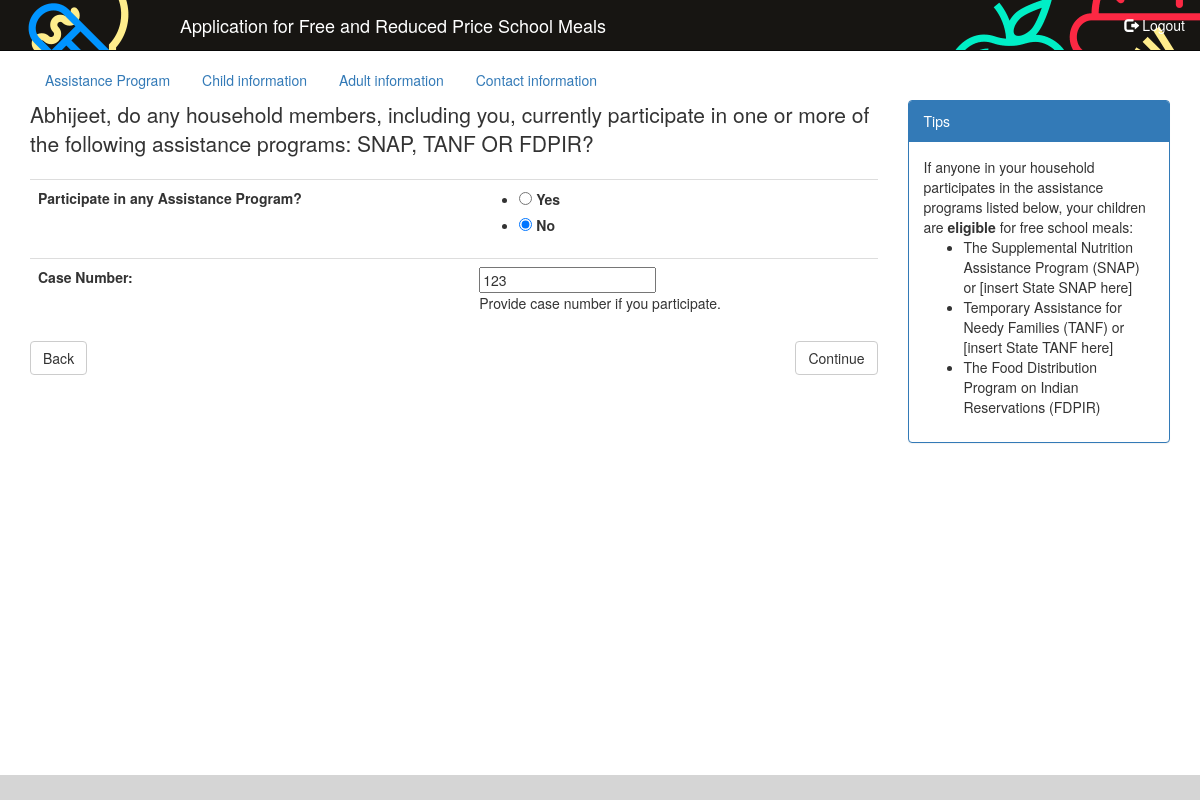
Page /eat/app/assistance_program/ (signed in) on the committed database.
### eat/models.py (models this page shows, shortened)
class Application(models.Model):
    applications = models.Manager()
    user = models.OneToOneField(User, on_delete=models.CASCADE)
    status = models.IntegerField(choices=APPLICATION_STATUSES, verbose_name='Application Status',
                                 help_text='Application Status', default=0)
    last_page = models.CharField(max_length=50, verbose_name='Last Page', blank=True, null=True)
    enabled = models.BooleanField(verbose_name='Enabled', default=True)
    create_date = models.DateField(verbose_name='Create date')
    modified_date = models.DateField(verbose_name='Last modified date', blank=True, null=True)
    total_household_members = models.IntegerField(verbose_name='Total Household Members',
                                                  help_text='Total household members including children and adults',
                                                  blank=True, null=True)
    assistance_program = models.BooleanField(verbose_name='Participate in Assistance Program', choices=YES_NO,
                                             default=False)
    ssn_four_digit = models.CharField(max_length=4,
                                      verbose_name='Last 4 digits of SSN',
                                      help_text='Last four digits of the Social Security number of an '
                                                'adult household member',
                                      blank=True,
                                      null=True)
    no_ssn = models.BooleanField(verbose_name='Check if No SSN', default=False)
    case_number = models.CharField(max_length=50,
                                   verbose_name='Case Number', blank=True, null=True)
    first_name = models.CharField(max_length=25,
                                  verbose_name='First Name', blank=True, null=True)
    last_name = models.CharField(max_length=25,
                                 verbose_name='Last Name', blank=True, null=True)
    middle_name = models.CharField(max_length=25,
                                   verbose_name='Middle Name',
                                   blank=True,
                                   null=True)
    signature = models.CharField(max_length=75,
                                 verbose_name='Signature', blank=True, null=True)
    todays_date = models.DateField(verbose_name='Todays Date', blank=True, null=True)
    street_address = models.CharField(max_length=255,
                                      verbose_name='Street Address', blank=True, null=True)
    apt = models.CharField(max_length=10,
                           verbose_name='Apartment Number', blank=True, null=True)
    city = models.CharField(max_length=75,
                            verbose_name='City', blank=True, null=True)
    state = models.CharField(max_length=50,
                             verbose_name='State', blank=True, null=True)
    zip = models.CharField(max_length=10,
                           verbose_name='Zip', blank=True, null=True)
    phone = models.CharField(max_length=15,
                             verbose_name='Phone', blank=True, null=True)
    email = models.CharField(max_length=255,
                             verbose_name='Email', blank=True, null=True),
    ethnicity = models.CharField(max_length=25, choices=ETHNICITIES,
                                 verbose_name='Ethnicity', blank=True, null=True)
    is_american_indian = models.NullBooleanField(verbose_name='Is American Indian or Alaskan Native')
    is_asian = models.NullBooleanField(verbose_name='Is Asian')
    is_black = models.NullBooleanField(verbose_name='Is Black or African American')
    is_hawaiian = models.NullBooleanField(verbose_name='Is Hawaiian or Other Pacific Islander')
    is_white = models.NullBooleanField(verbose_name='Is White')

### eat/views.py (the view)
@login_required
def assistance_program(request):
    args = dict()
    app = AppUtil.get_by_user(user=request.user)
    if request.method == 'POST':
        form = AssistanceProgramForm(request.POST, instance=app[0])
        if form.is_valid():
            form.save()
            return redirect('confirm_assistance_program')
    else:
        form = AssistanceProgramForm(instance=app[0])
    args['form'] = form
    AppUtil.set_last_page(app[0], request.get_full_path())
    return render(request, "eat/user/application/assistance_program.html", args)

### eat/forms.py (shortened to what this page needs)
class AssistanceProgramForm(ModelForm):
    class Meta:
        model = Application
        fields = ['assistance_program', 'case_number']
        widgets = {
            'assistance_program': forms.RadioSelect
        }
        labels = {
            'assistance_program': "Participate in any Assistance Program?"
        }
        help_texts = {
            'case_number': "Provide case number if you participate."
        }

### eat/util.py (called while the page is built)
    @classmethod
    def get_by_user(cls, user):
        app = Application.applications.filter(user=user.id)
        return app

    @classmethod
    def set_last_page(cls, app, path):
        app.last_page = path
        app.save()

### eat/templates/eat/user/application/assistance_program.html (shortened to what this page needs)
{% extends "eat/user/application/base.html" %}
{% load staticfiles %}
{% block application_content_main %}
    <p class="lead">
        {{ user.first_name }}, do any household members, including you, currently participate in one or more of the following assistance
        programs: SNAP, TANF OR FDPIR?
    </p>
    <div>
        <form class="form-horizontal" action="{% url 'eat.views.assistance_program' %}" method="post">
            <table class="table">
            {{ form }}
            </table>
            <div>
                <a class="btn btn-default pull-left" role="button" href="{% url 'eat.views.application_welcome_back' %}">Back</a>
                <button type="submit" class="btn btn-default pull-right">Continue</button>
            </div>
        </form>
    </div>
{% endblock %}
{% block application_content_right %}
    <div class="panel panel-primary">
        <div class="panel-heading">
            Tips
        </div>
        <div class="panel-body">
            If anyone in your household participates in the assistance programs listed below,
            your children are <strong>eligible</strong> for free school meals:
            <ul>
                <li>The Supplemental Nutrition Assistance Program (SNAP) or [insert State SNAP here]</li>
                <li>Temporary Assistance for Needy Families (TANF) or [insert State TANF here]</li>
                <li>The Food Distribution Program on Indian Reservations (FDPIR)</li>
            </ul>
        </div>
    </div>
{% endblock %}

### eat/static/css/site.css (style rules this page uses)
body { padding-top: 60px; }

### rows in the picture
Application: assistance_program "☐ Participate in any Assistance ☑ No", case_number "123"

### other values in the picture
{{ user.first_name }} "Abhijeet"
